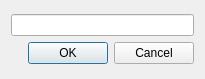
<?xml version="1.0" encoding="UTF-8"?>
<ui version="4.0">
 <class>addressDialog</class>
 <widget class="QDialog" name="addressDialog">
  <property name="geometry">
   <rect>
    <x>0</x>
    <y>0</y>
    <width>205</width>
    <height>79</height>
   </rect>
  </property>
  <property name="windowTitle">
   <string>Dialog</string>
  </property>
  <layout class="QVBoxLayout" name="verticalLayout_2">
   <item>
    <layout class="QVBoxLayout" name="verticalLayout">
     <item>
      <widget class="QLineEdit" name="lineEdit"/>
     </item>
     <item>
      <widget class="QDialogButtonBox" name="buttonBox">
       <property name="orientation">
        <enum>Qt::Horizontal</enum>
       </property>
       <property name="standardButtons">
        <set>QDialogButtonBox::Cancel|QDialogButtonBox::Ok</set>
       </property>
      </widget>
     </item>
    </layout>
   </item>
  </layout>
 </widget>
 <resources/>
 <connections>
  <connection>
   <sender>buttonBox</sender>
   <signal>accepted()</signal>
   <receiver>addressDialog</receiver>
   <slot>accept()</slot>
   <hints>
    <hint type="sourcelabel">
     <x>248</x>
     <y>254</y>
    </hint>
    <hint type="destinationlabel">
     <x>157</x>
     <y>274</y>
    </hint>
   </hints>
  </connection>
  <connection>
   <sender>buttonBox</sender>
   <signal>rejected()</signal>
   <receiver>addressDialog</receiver>
   <slot>reject()</slot>
   <hints>
    <hint type="sourcelabel">
     <x>316</x>
     <y>260</y>
    </hint>
    <hint type="destinationlabel">
     <x>286</x>
     <y>274</y>
    </hint>
   </hints>
  </connection>
 </connections>
</ui>
